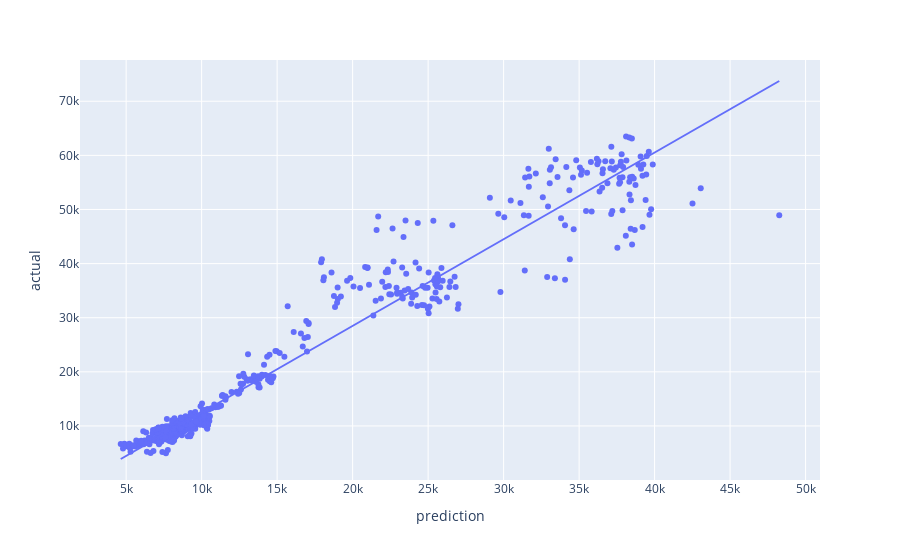

Source (notebook cell):
### Code cell
plt.scatter(x = predictions.reshape(741), y = actual,  labels={
                     "x": "prediction",
                     "y": "actual",
                 }, trendline = 'ols')

### Figure 1 — Plotly figure (JSON) as saved in the notebook; plotly's stock layout.template omitted (floating-point values rounded to 4 significant figures; data arrays with more than 128 entries replaced by an {"elided": "..."} marker saying what was removed)
{"data": [{"hovertemplate": "prediction=%{x}<br>actual=%{y}<extra></extra>", "legendgroup": "", "marker": {"color": "#636efa", "symbol": "circle"}, "mode": "markers", "name": "", "orientation": "v", "showlegend": false, "type": "scatter", "x": {"elided": "741 float values"}, "xaxis": "x", "y": {"elided": "741 float values"}, "yaxis": "y"}, {"hovertemplate": "<b>OLS trendline</b><br>y = 1.60143 * x + -3538.95<br>R<sup>2</sup>=0.950788<br><br>prediction=%{x}<br>actual=%{y} <b>(trend)</b><extra></extra>", "legendgroup": "", "marker": {"color": "#636efa", "symbol": "circle"}, "mode": "lines", "name": "", "showlegend": false, "type": "scatter", "x": {"elided": "741 float values"}, "xaxis": "x", "y": {"elided": "741 float values"}, "yaxis": "y"}], "layout": {"legend": {"tracegroupgap": 0}, "margin": {"t": 60}, "xaxis": {"anchor": "y", "domain": [0, 1], "title": {"text": "prediction"}}, "yaxis": {"anchor": "x", "domain": [0, 1], "title": {"text": "actual"}}}}
